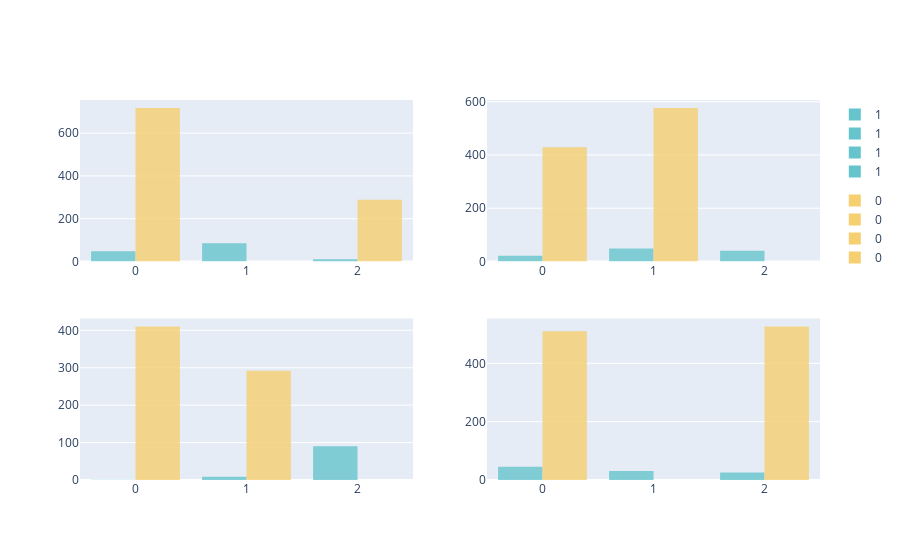

Notebook source saved alongside this figure:
### Code cell
kmeans_results = [[],[],[],[]]
cluster_centers = [[],[],[],[]]
cluster_labels = [[],[],[],[]]

for idx, model in enumerate(models):

    # Use what would be known as the optimale amount of clusters.
    kmeans = KMeans(n_clusters=3)

    # fit the KMeans algorithm to the fan samples
    kmeans_results[idx] = kmeans.fit(model['mel_spect_db'].to_list())

    # clusters is the mean of each feature we have that defines a cluster.
    cluster_centers[idx] = kmeans.cluster_centers_

    # cluster labels are the predictions our fitted KMeans algortihm gives.
    cluster_labels[idx] = pd.Series(kmeans.labels_, name='cluster')
    
fig = make_subplots(rows=2, cols=2)
traces = [[],[],[],[]]

for x in range(4):
    
    traces[x] = px.histogram(
        color=models[x]['anomaly'], 
        x=cluster_labels[x], 
        opacity = 0.8, 
        color_discrete_sequence=px.colors.qualitative.Pastel
    )
    
fig.add_traces(list(traces[0].select_traces()), 1, 1)
fig.add_traces(list(traces[1].select_traces()), 1, 2)
fig.add_traces(list(traces[2].select_traces()), 2, 1)
fig.add_traces(list(traces[3].select_traces()), 2, 2)

### Figure 1 — Plotly figure (JSON) as saved in the notebook; plotly's stock layout.template omitted (floating-point values rounded to 4 significant figures; data arrays with more than 128 entries replaced by an {"elided": "..."} marker saying what was removed)
{"data": [{"alignmentgroup": "True", "bingroup": "x", "hovertemplate": "color=1<br>x=%{x}<br>count=%{y}<extra></extra>", "legendgroup": "1", "marker": {"color": "rgb(102, 197, 204)", "opacity": 0.8, "pattern": {"shape": ""}}, "name": "1", "offsetgroup": "1", "orientation": "v", "showlegend": true, "type": "histogram", "x": {"elided": "143 int values"}, "xaxis": "x", "yaxis": "y"}, {"alignmentgroup": "True", "bingroup": "x", "hovertemplate": "color=0<br>x=%{x}<br>count=%{y}<extra></extra>", "legendgroup": "0", "marker": {"color": "rgb(246, 207, 113)", "opacity": 0.8, "pattern": {"shape": ""}}, "name": "0", "offsetgroup": "0", "orientation": "v", "showlegend": true, "type": "histogram", "x": {"elided": "1006 int values"}, "xaxis": "x", "yaxis": "y"}, {"alignmentgroup": "True", "bingroup": "x", "hovertemplate": "color=1<br>x=%{x}<br>count=%{y}<extra></extra>", "legendgroup": "1", "marker": {"color": "rgb(102, 197, 204)", "opacity": 0.8, "pattern": {"shape": ""}}, "name": "1", "offsetgroup": "1", "orientation": "v", "showlegend": true, "type": "histogram", "x": [1, 1, 1, 1, 1, 1, 1, 1, 1, 1, 1, 1, 1, 1, 1, 1, 1, 1, 1, 0, 1, 1, 1, 1, 1, 1, 1, 1, 1, 1, 1, 1, 1, 1, 1, 1, 1, 1, 1, 1, 1, 1, 1, 1, 1, 1, 1, 1, 1, 1, 0, 0, 0, 0, 0, 0, 0, 0, 0, 0, 0, 0, 0, 0, 0, 0, 0, 0, 0, 0, 2, 2, 2, 2, 2, 2, 2, 2, 2, 2, 2, 2, 2, 2, 2, 2, 2, 2, 2, 2, 2, 2, 2, 2, 2, 2, 2, 2, 0, 2, 2, 2, 2, 2, 2, 2, 2, 2, 2, 2, 2], "xaxis": "x2", "yaxis": "y2"}, {"alignmentgroup": "True", "bingroup": "x", "hovertemplate": "color=0<br>x=%{x}<br>count=%{y}<extra></extra>", "legendgroup": "0", "marker": {"color": "rgb(246, 207, 113)", "opacity": 0.8, "pattern": {"shape": ""}}, "name": "0", "offsetgroup": "0", "orientation": "v", "showlegend": true, "type": "histogram", "x": {"elided": "1005 int values"}, "xaxis": "x2", "yaxis": "y2"}, {"alignmentgroup": "True", "bingroup": "x", "hovertemplate": "color=1<br>x=%{x}<br>count=%{y}<extra></extra>", "legendgroup": "1", "marker": {"color": "rgb(102, 197, 204)", "opacity": 0.8, "pattern": {"shape": ""}}, "name": "1", "offsetgroup": "1", "orientation": "v", "showlegend": true, "type": "histogram", "x": [1, 1, 1, 1, 1, 1, 1, 1, 1, 0, 2, 2, 2, 2, 2, 2, 2, 2, 2, 2, 2, 2, 2, 2, 2, 2, 2, 2, 2, 2, 2, 2, 2, 2, 2, 2, 2, 2, 2, 2, 2, 2, 2, 2, 2, 2, 2, 2, 2, 2, 2, 2, 2, 2, 2, 2, 2, 2, 2, 2, 2, 2, 2, 2, 2, 2, 2, 2, 2, 2, 2, 2, 2, 2, 2, 2, 2, 2, 2, 2, 2, 2, 2, 2, 2, 2, 2, 2, 2, 2, 2, 2, 2, 2, 2, 2, 2, 2, 2, 2], "xaxis": "x3", "yaxis": "y3"}, {"alignmentgroup": "True", "bingroup": "x", "hovertemplate": "color=0<br>x=%{x}<br>count=%{y}<extra></extra>", "legendgroup": "0", "marker": {"color": "rgb(246, 207, 113)", "opacity": 0.8, "pattern": {"shape": ""}}, "name": "0", "offsetgroup": "0", "orientation": "v", "showlegend": true, "type": "histogram", "x": {"elided": "702 int values"}, "xaxis": "x3", "yaxis": "y3"}, {"alignmentgroup": "True", "bingroup": "x", "hovertemplate": "color=1<br>x=%{x}<br>count=%{y}<extra></extra>", "legendgroup": "1", "marker": {"color": "rgb(102, 197, 204)", "opacity": 0.8, "pattern": {"shape": ""}}, "name": "1", "offsetgroup": "1", "orientation": "v", "showlegend": true, "type": "histogram", "x": [0, 2, 2, 0, 0, 0, 0, 0, 0, 0, 0, 0, 0, 0, 0, 0, 0, 0, 0, 0, 0, 0, 0, 0, 0, 0, 0, 0, 0, 0, 0, 0, 0, 0, 1, 1, 1, 1, 1, 1, 1, 1, 1, 1, 1, 1, 1, 1, 1, 1, 1, 1, 1, 1, 1, 1, 1, 1, 1, 1, 1, 1, 1, 1, 1, 2, 2, 2, 2, 2, 2, 0, 2, 2, 0, 2, 0, 2, 2, 2, 0, 0, 2, 0, 2, 0, 2, 0, 0, 2, 2, 2, 0, 0, 0, 2, 2, 2, 0, 2, 2, 2], "xaxis": "x4", "yaxis": "y4"}, {"alignmentgroup": "True", "bingroup": "x", "hovertemplate": "color=0<br>x=%{x}<br>count=%{y}<extra></extra>", "legendgroup": "0", "marker": {"color": "rgb(246, 207, 113)", "opacity": 0.8, "pattern": {"shape": ""}}, "name": "0", "offsetgroup": "0", "orientation": "v", "showlegend": true, "type": "histogram", "x": {"elided": "1036 int values"}, "xaxis": "x4", "yaxis": "y4"}], "layout": {"xaxis": {"anchor": "y", "domain": [0, 0.45]}, "xaxis2": {"anchor": "y2", "domain": [0.55, 1]}, "xaxis3": {"anchor": "y3", "domain": [0, 0.45]}, "xaxis4": {"anchor": "y4", "domain": [0.55, 1]}, "yaxis": {"anchor": "x", "domain": [0.575, 1]}, "yaxis2": {"anchor": "x2", "domain": [0.575, 1]}, "yaxis3": {"anchor": "x3", "domain": [0, 0.425]}, "yaxis4": {"anchor": "x4", "domain": [0, 0.425]}}}
